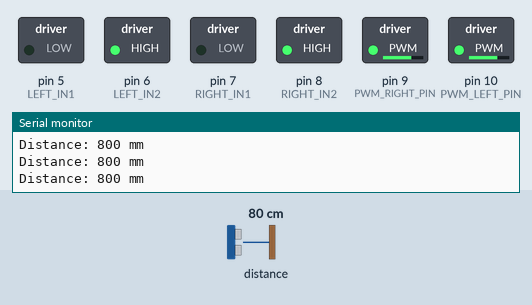
This sketch was run on a simulated Arduino Uno, built with avr-gcc and run on an emulated ATmega328P. Shown: switched loads named in the sketch (green lamp = pin HIGH), the last lines printed to the serial monitor. The inputs (shaded band) are chosen by the test bench; at power-on: distance to the obstacle 80 cm.

Above: at 1.2 s.
1.3 s: distance to the obstacle set to 54 cm
4.3 s: distance to the obstacle set to 47 cm
At 6.2 s:
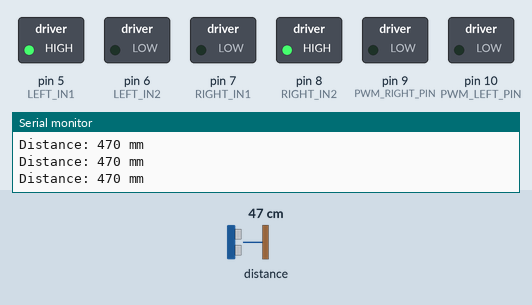
6.5 s: distance to the obstacle set to 60 cm
At 7.6 s:
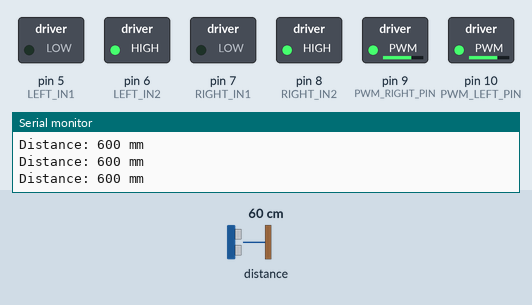
8.0 s: distance to the obstacle set to 2 cm
At 8.5 s:
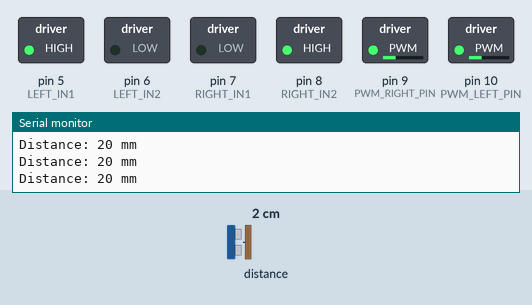
Timing chart, 0 to 11.0 s (numbered marks = the images above; inputs shaded):
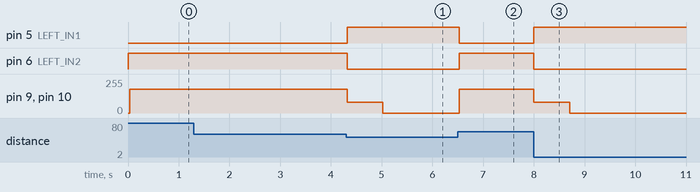

The sketch:

seeing_BUDDY.ino
```cpp
#include <Wire.h>
#include <VL53L1X.h>


// ===============PIN SETTUP ============
const int RIGHT_IN1 = 7;
const int RIGHT_IN2 = 8;

const int LEFT_IN1 = 5;
const int LEFT_IN2 = 6;

const int PWM_RIGHT_PIN = 9;
const int PWM_LEFT_PIN = 10;

const int ENCODER_LEFT = 3;
const int ENCODER_RIGHT = 2;

VL53L1X sensor;

enum MotionState {
  STRAIGHT,
  TURN_LEFT,
  STOPPED
};

MotionState currentState = STOPPED;

unsigned long stateStartTime = 0;
const unsigned long TURN_DURATION = 700;


void setup() {
  Serial.begin(9600);      //starts Serial which is how arduino comunicates with computer
  Wire.begin();            //    starts the wire which automatically wrires stuff i think
  sensor.setTimeout(500);  // not sure what this line does

  //MOTOR PIN SETTUPS
  pinMode(RIGHT_IN1, OUTPUT);
  pinMode(RIGHT_IN2, OUTPUT);

  pinMode(LEFT_IN1, OUTPUT);
  pinMode(LEFT_IN2, OUTPUT);

  pinMode(PWM_RIGHT_PIN, OUTPUT);
  pinMode(PWM_LEFT_PIN, OUTPUT);

  // Motor direction
  digitalWrite(RIGHT_IN1, LOW);
  digitalWrite(RIGHT_IN2, HIGH);

  digitalWrite(LEFT_IN1, LOW);
  digitalWrite(LEFT_IN2, HIGH);

  // =========== INITIALIZE VL53L1X ============
  if (!sensor.init()) {
    Serial.println("Sensor not detected!");
    while (1)
      ;
  }

  // Configure distance measurements
  sensor.setDistanceMode(VL53L1X::Long);
  sensor.setMeasurementTimingBudget(50000);

  // Take a measurement every 100 ms
  sensor.startContinuous(100);
  Serial.println("Sensor ready!");
}


int readDistance() {
  uint16_t distance = sensor.read();

  if (sensor.timeoutOccurred()) {
    Serial.println("Sensor timeout!");
    return 0;
  } else {
    Serial.print("Distance: ");
    Serial.print(distance);
    Serial.println(" mm");
  }

  return distance;
}

void updateDriveState(int distance) {

  if (distance == 0) {
    currentState = STOPPED;
    return;
  }
  if (currentState == TURN_LEFT) {
    return;
  }
  if (currentState == STOPPED) {
    if (distance > 500) {
      currentState = STRAIGHT;
    }
  } else if (currentState == STRAIGHT) {
    if (distance <= 500) {
      currentState = TURN_LEFT;
      stateStartTime = millis();
    }
  }
}

void drivingState() {

  switch (currentState) {

    case STRAIGHT:
      {
        // Both motors forward
        digitalWrite(RIGHT_IN1, LOW);
        digitalWrite(RIGHT_IN2, HIGH);

        digitalWrite(LEFT_IN1, LOW);
        digitalWrite(LEFT_IN2, HIGH);

        analogWrite(PWM_LEFT_PIN, 180);
        analogWrite(PWM_RIGHT_PIN, 180);
        break;
      }

    case TURN_LEFT:
      {
        // Check how long we've been turning
        unsigned long elapsed = millis() - stateStartTime;

        if (elapsed >= TURN_DURATION) {
          currentState = STOPPED;
          analogWrite(PWM_LEFT_PIN, 0);
          analogWrite(PWM_RIGHT_PIN, 0);
        }

        else {
          // Left motor reverse
          digitalWrite(LEFT_IN1, HIGH);
          digitalWrite(LEFT_IN2, LOW);

          // Right motor forward
          digitalWrite(RIGHT_IN1, LOW);
          digitalWrite(RIGHT_IN2, HIGH);

          analogWrite(PWM_LEFT_PIN, 80);
          analogWrite(PWM_RIGHT_PIN, 80);
        }

        break;
      }

    case STOPPED:
      analogWrite(PWM_LEFT_PIN, 0);
      analogWrite(PWM_RIGHT_PIN, 0);
      break;
  }
}


void loop() {
  int distance = readDistance();

  updateDriveState(distance);
  drivingState();
}
```

Measured:
- the behaviour switches between 51 and 50 cm on distance to the obstacle (found by bisection; images 0 and 1)
- after the input at 4.3 s, pin 5 (LEFT_IN1): LOW → HIGH at once; pin 6 (LEFT_IN2): HIGH → LOW at once; pin 9 (PWM_RIGHT_PIN), pin 10 (PWM_LEFT_PIN): 180/255 → 80/255 at once, → 0/255 0.70 s later
- after the input at 6.5 s, pin 5 (LEFT_IN1): HIGH → LOW at once; pin 6 (LEFT_IN2): LOW → HIGH at once; pin 9 (PWM_RIGHT_PIN), pin 10 (PWM_LEFT_PIN): 0/255 → 180/255 at once
- after the input at 8.0 s, pin 5 (LEFT_IN1): LOW → HIGH at once; pin 6 (LEFT_IN2): HIGH → LOW at once; pin 9 (PWM_RIGHT_PIN), pin 10 (PWM_LEFT_PIN): 180/255 → 80/255 at once, → 0/255 0.70 s later
